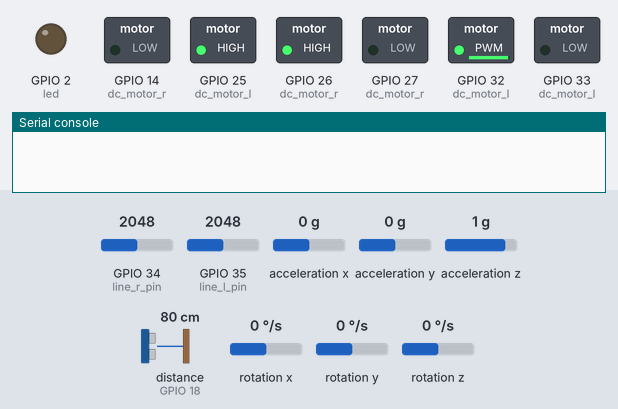
The program below on a simulated ESP32 board running MicroPython. On the bench: switched loads named in the program (green lamp = pin HIGH), output pins drawn as LEDs (lit = HIGH), the last lines printed to the serial console. The test bench sets the inputs (shaded band); at power-on: distance to the obstacle (sensor on GPIO 18) 80 cm, rotation z 0 °/s, GPIO 34 (line_r_pin) = 2048, GPIO 35 (line_l_pin) = 2048, acceleration x 0 g, acceleration y 0 g, acceleration z 1 g, rotation x 0 °/s, rotation y 0 °/s (analog values on the 0–4095 scale). The echo pulse lasts 58.3 µs per cm; library files of the repository ran but are not shown: hcsr04.py, mpu6050.py; pins used as bus, display or sensor lines are not drawn.

Above: at 1.2 s.
1.3 s: distance to the obstacle (sensor on GPIO 18) set to 27 cm
4.3 s: distance to the obstacle (sensor on GPIO 18) set to 22 cm
At 5.38 s:
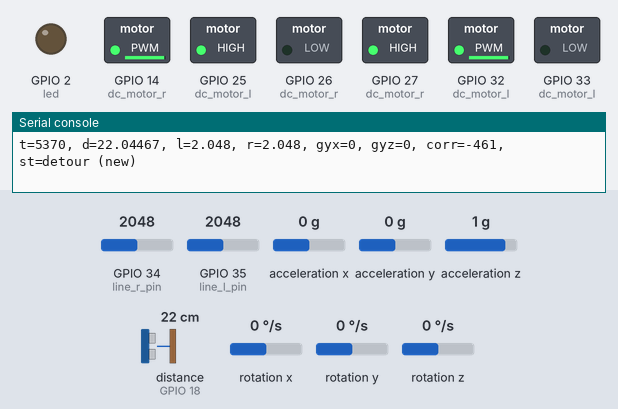
7.3 s: rotation z set to -192 °/s
At 11.73 s:
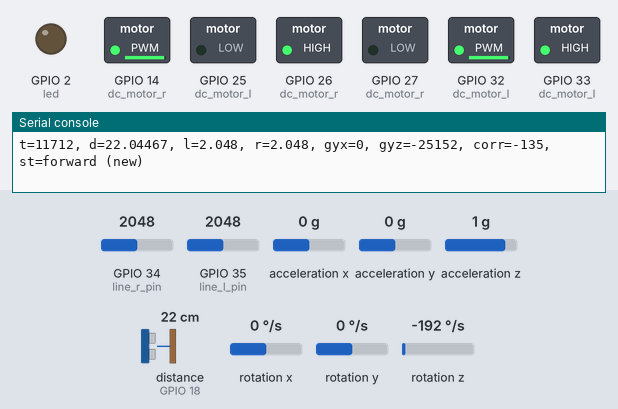
At 15.29 s:
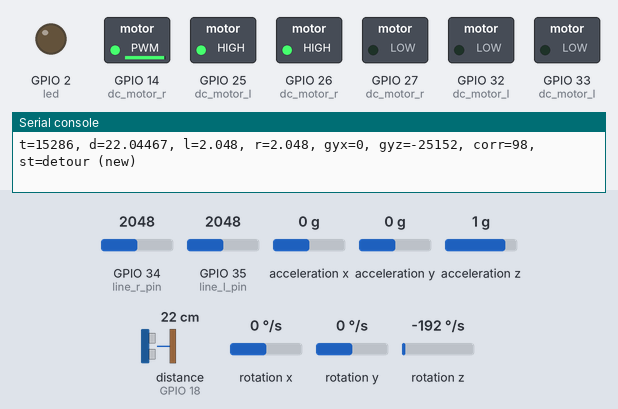
Timing chart, 0 to 20.1 s (numbered marks = the images above; inputs shaded):
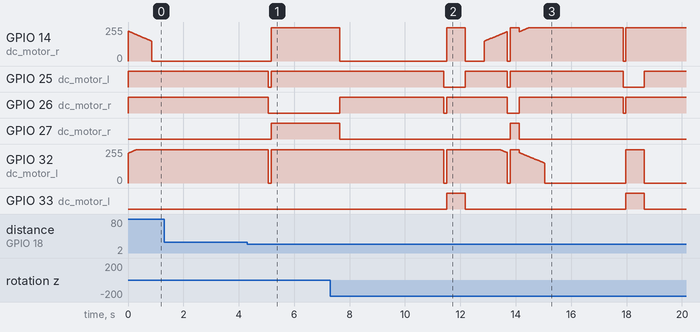

Measured:
- the behaviour switches between 25 and 24 cm on distance to the obstacle (sensor on GPIO 18) (found by bisection; images 0 and 1)
- after the input at 4.3 s, GPIO 14 (dc_motor_r): 0/255 → 249/255 after 0.86 s; GPIO 25 (dc_motor_l): HIGH → LOW after 0.76 s, → HIGH 0.10 s later; GPIO 26 (dc_motor_r): HIGH → LOW after 0.76 s; GPIO 27 (dc_motor_r): LOW → HIGH after 0.86 s; GPIO 32 (dc_motor_l): 249/255 → 0/255 after 0.76 s, → 249/255 0.10 s later
- after the input at 7.3 s, GPIO 2 (led): stays LOW (without the input it goes to HIGH after 15.0 s); GPIO 25 (dc_motor_l): goes LOW 0.77 s, HIGH 1.5 s, LOW 0.10 s, HIGH 4.1 s, LOW 0.77 s, then HIGH, starting after 4.1 s

The program:

my_async.py
```python
import time, sys, random

from machine import Pin, PWM, ADC
from machine import I2C
import uasyncio

from hcsr04 import HCSR04
import mpu6050
import dcmotor

freq = 2000
dc_motor_l = dcmotor.DCMotor(Pin(25, Pin.OUT), Pin(33, Pin.OUT), PWM(Pin(32), freq))
dc_motor_r = dcmotor.DCMotor(Pin(26, Pin.OUT), Pin(27, Pin.OUT), PWM(Pin(14), freq))
sensor = HCSR04(trigger_pin=15, echo_pin=18)
i2c = I2C(0, scl=Pin(22), sda=Pin(21))
mpu = mpu6050.accel(i2c)
servo = PWM(Pin(4, mode=Pin.OUT), freq=50)
line_r_pin = ADC(Pin(34))
line_l_pin = ADC(Pin(35))
led = Pin(2, Pin.OUT)

distance = 50
radar = [50.0]*11
ticks = time.ticks_ms()
dt = 0.01
line_l = line_r = 0
accel = {}
corr = 0

N_RADAR = len(radar)
LINE = 2.0
LINE_TIMEOUT = 2500
ACCEL_DEGREE = 65
K_P = 25
K_D = 250
V = 75

class State():
    FORWARD = "forward"
    LINE    = "line"
    DETOUR  = "detour"
    TURN    = "turn"
    ROTATE  = "rotate"
    HEAD    = "head"

state = State.FORWARD

async def print_debug():
    await uasyncio.sleep_ms(250)
    i = 0
    prev_state = state
    while True:
        i += 1
        if i % 100 == 0 or state != prev_state:
            status = "(new)" if state != prev_state else ""
            print(f't={ticks}, d={distance}, l={line_l}, r={line_r}, ' +
                f'gyx={accel["GyX"]}, gyz={accel["GyZ"]}, corr={corr}, st={state} {status}')
            prev_state = state
        await uasyncio.sleep_ms(10)

async def blink():
    while True:
        if   state == State.FORWARD: b = (1, 300)
        elif state == State.LINE:    b = (1, 50)
        elif state == State.DETOUR:  b = (5, 100)
        elif state == State.TURN:    b = (10, 75)
        elif state == State.ROTATE:  b = (2, 200)
        elif state == State.HEAD:    b = (3, 150)
        else:                        b = (5, 20)
        led.on()
        await uasyncio.sleep_ms(b[0])
        led.off()
        await uasyncio.sleep_ms(b[1])

async def sensors():
    global distance, accel, line_l, line_r, dt, ticks
    prev_distance = distance
    while True:
        distance = sensor.distance_cm()
        distance = distance if distance > 0 else prev_distance
        prev_distance = distance
        accel = mpu.get_values()
        line_r = line_r_pin.read()/1000
        line_l = line_l_pin.read()/1000
        dt = time.ticks_diff(time.ticks_ms(), ticks) / 10**3
        ticks = time.ticks_ms()
        await uasyncio.sleep_ms(5)

async def head():
    global radar, state
    servo.duty(50)
    await uasyncio.sleep_ms(500)
    for i in range(N_RADAR):
        radar[i] = distance
        servo.duty(int(50 + i*(50/(N_RADAR-1))))
        await uasyncio.sleep_ms(200)
    servo.duty(75)
    state = State.TURN

async def calculate_state():
    global state
    t_line = time.ticks_ms()
    while True:
        prev_state = state
        if distance < 15 and state not in [State.LINE, State.DETOUR, State.TURN, State.HEAD]:
            state = State.TURN
        elif distance < 25 and state not in [State.DETOUR, State.TURN, State.HEAD]:
            state = State.DETOUR
        elif accel['GyX'] > 2000 and state == State.FORWARD:
            state = State.TURN
        elif abs(line_l - line_r) > LINE or state in [State.LINE, State.DETOUR]:
            if abs(line_l - line_r) > LINE:
                t_line = time.ticks_ms()
                if state != State.DETOUR: state = State.LINE
            if time.ticks_diff(time.ticks_ms(), t_line) > LINE_TIMEOUT:
                state = State.FORWARD
        elif state in [State.LINE, State.TURN, State.DETOUR, State.HEAD]:
            pass
        else:
            state = State.FORWARD

        await uasyncio.sleep_ms(5)

async def drive_angle(angle):
    v = 100
    a = 0
    timer = 0
    dc_motor_l.stop()
    dc_motor_r.stop()
    await uasyncio.sleep_ms(100)
    while abs(a) < abs(ACCEL_DEGREE*angle) and timer < 5.0:
        if angle > 0:
            dc_motor_l.forward(v)
            dc_motor_r.backwards(v)
        else:
            dc_motor_r.forward(v)
            dc_motor_l.backwards(v)
        a += accel['GyZ']*dt
        timer += dt
        await uasyncio.sleep_ms(20)

async def drive_forward(period_ms=1000):
    global corr
    timer = 0
    while timer < period_ms/1000:
        dc_motor_l.forward(V - corr)
        dc_motor_r.forward(V + corr)
        if accel['GyZ'] < 0:
            corr += 1
        else:
            corr -= 1
        await uasyncio.sleep_ms(10)
        timer += dt

async def drive_backwards(period_ms):
    global corr
    timer = 0
    while timer < period_ms/1000:
        dc_motor_l.backwards(V + corr)
        dc_motor_r.backwards(V - corr)
        if accel['GyZ'] < 0:
            corr += 1
        else:
            corr -= 1
        await uasyncio.sleep_ms(10)
        timer += dt
    dc_motor_l.stop()
    dc_motor_r.stop()

async def drive_line():
    e = e_old = 0
    u = 0
    while state == State.LINE:
        e = line_l - line_r
        p = e * K_P
        d = (e - e_old) * K_D
        u = p + d
        e_old = e
        dc_motor_l.forward(V + u)
        dc_motor_r.forward(V - u)
        await uasyncio.sleep_ms(10)

async def drive_detour():
    global state
    await drive_angle(45)
    await drive_forward(2500)
    await drive_angle(-90)
    state = State.FORWARD
    await uasyncio.sleep_ms(20)

async def drive_turn():
    global state
    state = State.HEAD
    await drive_backwards(500)
    await head()
    if radar[0] > radar[-1]:
        await drive_angle(-90)
    else:
        await drive_angle(90)
    state = State.FORWARD
    await uasyncio.sleep_ms(20)

async def drive():
    while True:
        if   state == State.FORWARD: await drive_forward()
        elif state == State.LINE:    await drive_line()
        elif state == State.DETOUR:  await drive_detour()
        elif state == State.TURN:    await drive_turn()
        await uasyncio.sleep_ms(10)

async def main():
    uasyncio.create_task(sensors())
    uasyncio.create_task(print_debug())
    uasyncio.create_task(blink())
    uasyncio.create_task(calculate_state())
    uasyncio.create_task(drive())
    await uasyncio.sleep_ms(600_000)

uasyncio.run(main())
dc_motor_l.stop()
dc_motor_r.stop()
```

dcmotor.py
```python
from machine import Pin, PWM

class DCMotor:
    def __init__(self, pin1, pin2, enable_pin, min_duty=600, max_duty=1000):
        self.pin1=pin1
        self.pin2=pin2
        self.enable_pin=enable_pin
        self.min_duty = min_duty
        self.max_duty = max_duty

    def forward(self, speed):
        self.speed = speed
        self.enable_pin.duty(self.duty_cycle())
        self.pin1.value(1)
        self.pin2.value(0)

    def backwards(self, speed):
        self.speed = speed
        self.enable_pin.duty(self.duty_cycle())
        self.pin1.value(0)
        self.pin2.value(1)

    def move(self, speed):
        self.speed = abs(speed)
        self.enable_pin.duty(self.duty_cycle())
        self.pin1.value(1 if speed > 0 else 0)
        self.pin2.value(0 if speed > 0 else 1)

    def stop(self):
        self.enable_pin.duty(0)
        self.pin1.value(0)
        self.pin2.value(0)

    def duty_cycle(self):
        if self.speed < 0:
            duty_cycle = 0
        elif self.speed > 100:
            duty_cycle = self.max_duty
        else:
            duty_cycle = int(self.min_duty + (self.max_duty - self.min_duty)*(self.speed/100))
        return duty_cycle
```
